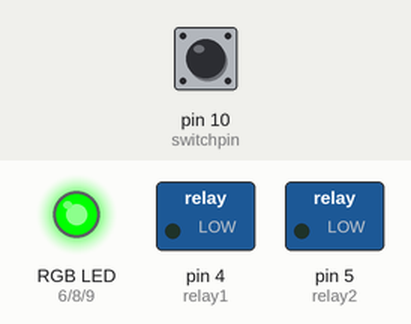
A sketch run on a simulated Arduino Uno, built with avr-gcc and run on an emulated ATmega328P. On the bench: switched loads named in the sketch (green lamp = pin HIGH), an RGB LED mixed from three pins (HIGH = lit). Dashed ring = blinking. The inputs (shaded band) are chosen by the test bench; at power-on: pin 10 (switchpin) LOW.

Above: at 1.7 s.
1.8 s: pin 10 (switchpin) pulled HIGH for 0.15 s
At 2.2 s:
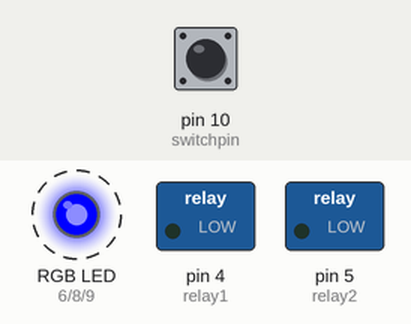
At 13.2 s:
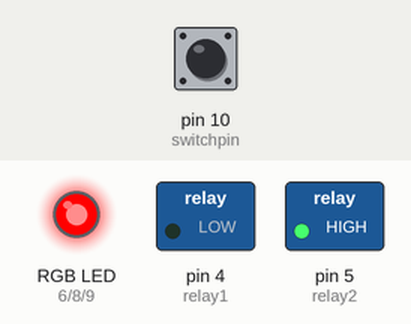
Timing chart, 0 to 16.8 s (numbered marks = the images above; inputs shaded):
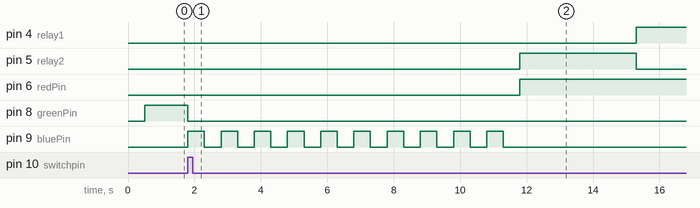

The sketch:

RocketAvionics_copy_20230910232442.ino
```cpp
// Ryan Salehi
// Rocket Avionics
// July 31, 2023

//Declare variables
const int redPin=6,greenPin=8,bluePin=9; //RGB LED
const int relay1=4, relay2=5;
const int switchpin=10;
int switchvalue;
int count=0;

void setup() {
  //Relay and switch pins
  pinMode(relay1,OUTPUT);
  digitalWrite(relay1,LOW);//turn relay OFF
  pinMode(relay2,OUTPUT);
  digitalWrite(relay2,LOW);//turn relay OFF
  pinMode(switchpin,INPUT);

  //RGB LED Outputs
  pinMode(redPin,OUTPUT);
  pinMode(greenPin,OUTPUT);
  pinMode(bluePin,OUTPUT);

  delay(500);
  setLED(0,255,0);//set to green to signify ready for launch
}

void loop() {

  switchvalue = digitalRead(switchpin);
  if(switchvalue == HIGH && count<1){
    startLaunch();
  }

}

//helper function used to set the color of the LED
void setLED(int red,int green,int blue){
  analogWrite(redPin,red);
  analogWrite(greenPin,green);
  analogWrite(bluePin,blue);
}

//helper function that starts the launch sequence when called
void startLaunch(){
    //blink LED in blue to signify sequence has started
    setTimer(10,1000);

    //Ignite rocket engine 1
    setLED(255,0,0);//set to red to signify ignition started
    digitalWrite(relay2,HIGH);
    delay(3500);//Wait until the first engine is done
    digitalWrite(relay2,LOW);

    //Ignite rocket engine 2
    digitalWrite(relay1,HIGH);
    delay(5000);
    digitalWrite(relay1,LOW);

    count++;
}

//helper function that makes the LED blink for a certain time
void setTimer(int blinks, int timeBetweenBlinks){
  for (int i=0;i<blinks;i++){
    setLED(0,0,255);
    delay(timeBetweenBlinks/2);
    setLED(0,0,0);
    delay(timeBetweenBlinks/2);
  }
}
```

Measured:
- after the input at 1.8 s, pin 4 (relay1): LOW → HIGH after 13.5 s; pin 5 (relay2): LOW → HIGH after 10.0 s, → LOW 3.5 s later; pin 6 (redPin): LOW → HIGH after 10.0 s; pin 8 (greenPin): HIGH → LOW at once; pin 9 (bluePin): alternates HIGH for 0.50 s and LOW for 0.50 s, 20 changes in all, then stays LOW, starting at once
